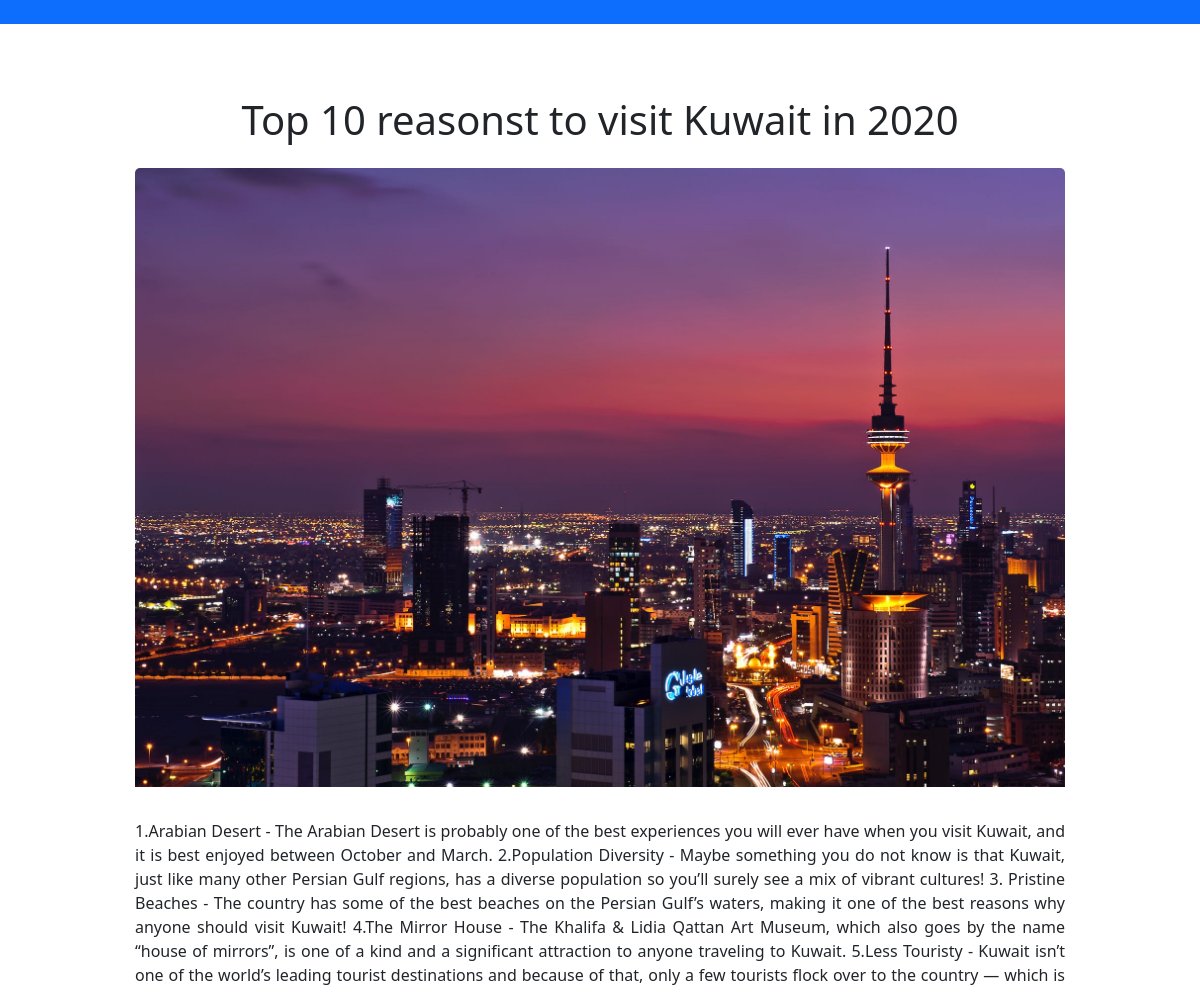
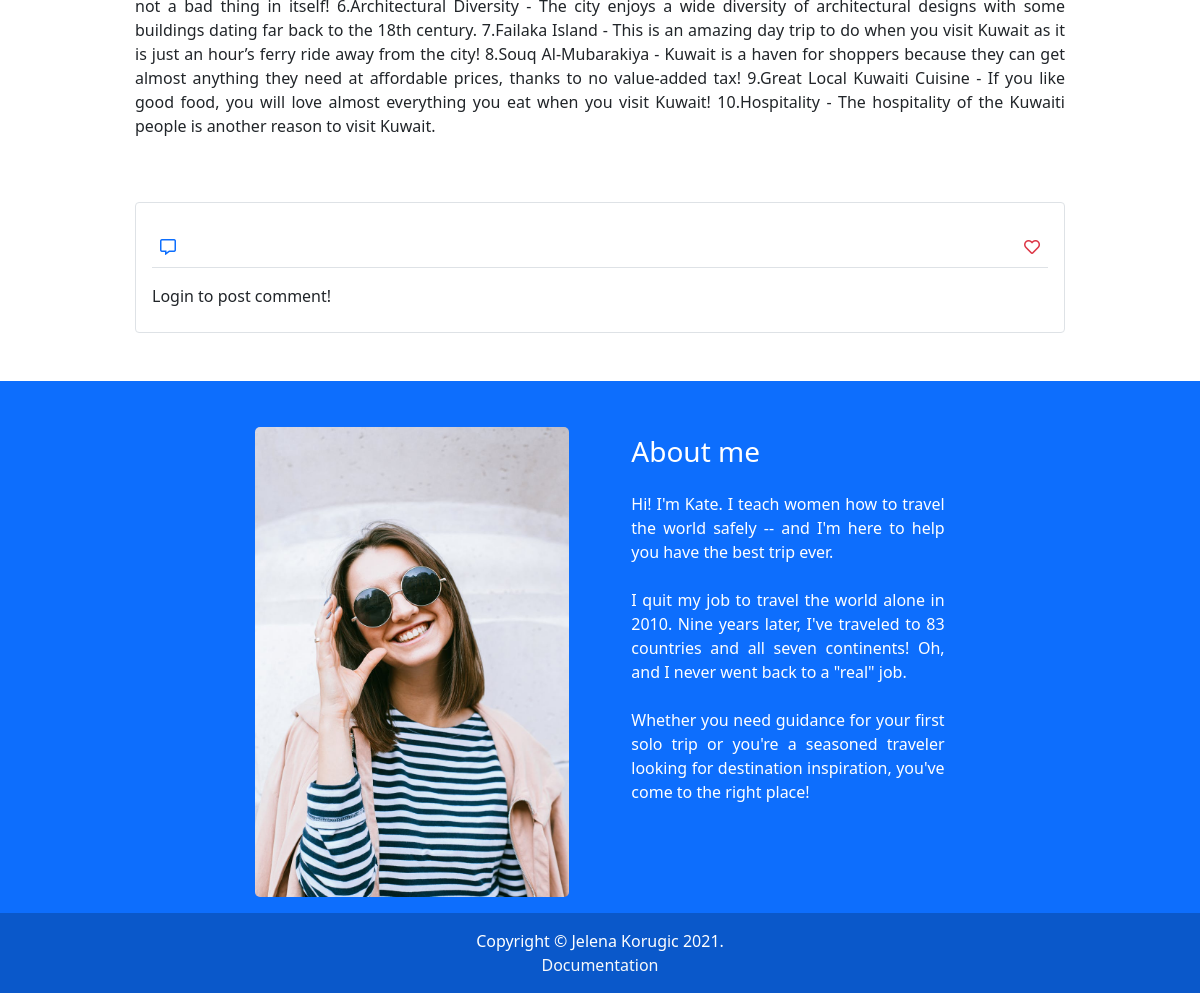
Screenshot of /blogtravel/post.php?id=1 with the database file from the repository (2 pictures, top to bottom).
### tables this page shows
CREATE TABLE `postovi` (
  `idPosta` int(255) NOT NULL,
  `naslov` varchar(100) NOT NULL,
  `tekst` text NOT NULL,
  `datum` timestamp NOT NULL DEFAULT current_timestamp(),
  `idKategorije` int(255) NOT NULL,
  `slikasrc` varchar(255) NOT NULL
);

### blogtravel/post.php (called while the page is built)
<?php
    require_once "view/fixed/head.php";
    require_once "view/fixed/header.php";
    require_once "view/pages/post.php";
    require_once "view/fixed/footer.php";
?>

### blogtravel/model/post.php (called while the page is built)
<?php
    require_once "konekcija.php";
    if(isset($_GET['id'])){
        $id=$_GET['id'];
        $upit="SELECT * FROM postovi WHERE idPosta=:id";
        $priprema=$konekcija->prepare($upit);
        $priprema->bindParam(":id",$id);
        try{
            $priprema->execute();
            if($priprema->rowCount()==1){
                $post=$priprema->fetch();
            }
            else{
                $naslov="Nemate pristup";
            }
        }
        catch(PDOException $e){
            $code=500;
            $data="Server error";
        }
    }
    else{
        echo "Nemate pristup";
    }
?>

### blogtravel/view/pages/post.php (the view, shortened to what this page needs)
<?php
    require_once "model/post.php";
?>
<main>
    <div class="container pt-5 text-center">
        <div class="row pt-5">
            <?php
                if(isset($naslov)):
            ?>
                <h1><?=$naslov?></h1>
            <?php
                else:
            ?>
                <h1><?=$post['naslov']?></h1>
            <?php
                endif;
            ?>
        </div>
    </div>
    <?php
        if(!isset($naslov)):
    ?>
        <div class="container postovi">
            <div class="row">
                <div class="col-12 col-md-10 mx-auto my-3">
                    <img src="assets/images/<?=$post['slikasrc']?>" alt="<?=$post['naslov']?>">
                </div>
                <div class="col-12 col-md-10 mx-auto my-3">
                    <p><?=$post['tekst']?></p>
                </div>
                <div class="col-12 col-md-10 border mx-auto p-3 my-5 rounded">
                    <div class="row">
                        <div class="col-12 d-flex justify-content-between rounded-0 p-2 border-bottom my-2">
                            <div>
                                <i class="far fa-comment-alt text-primary"></i>
                            </div>
                            <div>
                                <a href="" id="srce">
                                    <i class="far fa-heart text-danger" id="prazno"></i>
                                </a>
                            </div>
                        </div>
                        <div class="col-12 my-2">
                            <form action="">
                            <?php
                                if(isset($_SESSION['user'])):
                            ?>
                                <textarea placeholder="Write comment" id="commentText" class="col-12 form-control"></textarea>
                                <p></p>
                                <input type="button" value="Post comment" id="btnComment" class="btn btn-primary mt-2">
                                <p id="greskaComm"></p>
                            </form>
                        <?php
                            else:
                        ?>
                            <p>Login to post comment!</p>
                        <?php
                            endif;
                        ?>
                        </div>
                    </div>
                </div>
            </div>
        </div>
    <?php
        endif;
    ?>
</main>

### blogtravel/assets/css/style.css (style rules this page uses)
* { margin: 0px; padding: 0px; box-sizing: border-box; }
img { border-radius: 5px; width: 100%; }
p { margin: 0px; }
.postovi { text-align: justify; }
.postovi img { border-radius: 5px 5px 0px 0px; }
.postovi div { border-radius: 0px 0px 5px 5px; }
.row { margin: 0px; }
.row>* { padding: 0px; }

### rows the page displays
postovi: naslov "Top 10 reasonst to visit Kuwait in 2020", slikasrc (picture), tekst "1.Arabian Desert - The Arabian Desert is probably one of the best experiences you will ever have when you visit Kuwait, and it is best enjoyed between October and March. 2.Population Diversity - Maybe something you do not know is that Kuwait, just like many other Persian Gulf regions, has a diverse population so you’ll surely see a mix of vibrant cultures! 3. Pristine Beaches - The country has some of the best beaches on the Persian Gulf’s waters, making it one of the best reasons why anyone should visit Kuwait! 4.The Mirror House - The Khalifa & Lidia Qattan Art Museum, which also goes by the name “house of mirrors”, is one of a kind and a significant attraction to anyone traveling to…"
